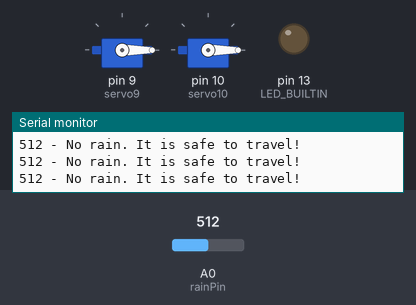
Recording of a sketch running on a simulated Arduino Uno, built with avr-gcc and run on an emulated ATmega328P. Parts: 2 × servo, output pins drawn as LEDs (lit = HIGH), the last lines printed to the serial monitor. Dashed ring = blinking. The test bench sets the inputs (shaded band); at power-on: A0 (rainPin) = 512.

Above: at 1.7 s.
1.8 s: A0 (rainPin) set to 484
At 2.4 s:
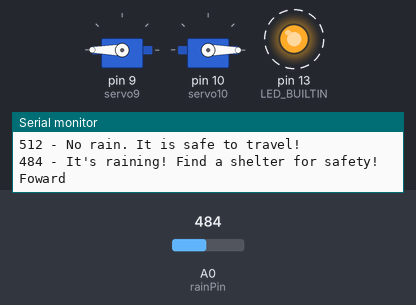
At 2.9 s:
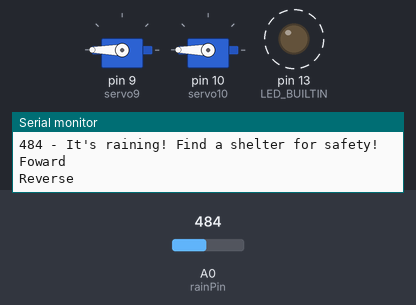
4.8 s: A0 (rainPin) set to 510
At 6.4 s:
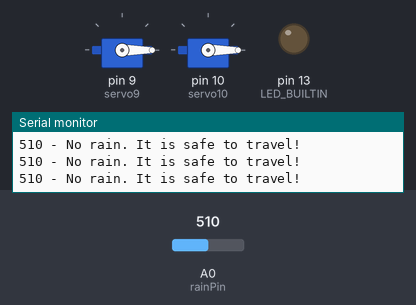
Timing chart, 0 to 7.9 s (numbered marks = the images above; inputs shaded):
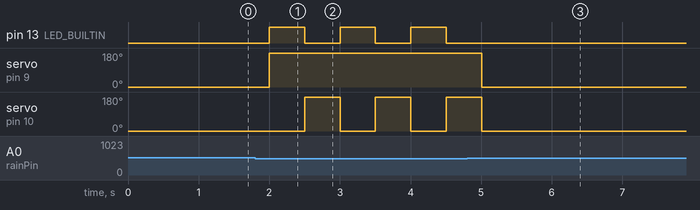

The sketch:

Rain-Sensor-with-2-Servo-Motors.ino
```cpp
#include <Servo.h>

int rainPin = A0;
int thresholdValue = 500;
Servo servo9, servo10;

void setup() {
  servo9.attach(9);
  servo10.attach(10);
  pinMode(LED_BUILTIN, OUTPUT);
  Serial.begin(9600);
  reset_motors();
}
void loop() {
  int sensorValue = analogRead(rainPin);
  Serial.print(sensorValue);

  if(sensorValue < thresholdValue){
    Serial.println(" - It's raining! Find a shelter for safety!");
    digitalWrite(LED_BUILTIN, HIGH);  // turn the LED on (HIGH is the voltage level)
    activate_rain_coat();
    activate_wiper();
  }
  else {
    Serial.println(" - No rain. It is safe to travel!");
    reset_motors();
  }
}

void reset_motors() {
  servo9.write(0);
  servo10.write(0);
  delay(500);
}

void activate_rain_coat() {
  servo9.write(180);
}

void activate_wiper() {
  servo10.write(0);
  Serial.println("Foward");
  digitalWrite(LED_BUILTIN, HIGH);  // turn the LED on (HIGH is the voltage level)
  delay(500);

  servo10.write(180);
  Serial.println("Reverse");
  digitalWrite(LED_BUILTIN, LOW);   // turn the LED off by making the voltage LOW
  delay(500);

}
```

Measured:
- the behaviour switches between 500 and 499 on A0 (rainPin) (found by bisection; images 0 and 1)
- after the input at 1.8 s, pin 13 (LED_BUILTIN): alternates HIGH for 0.50 s and LOW for 0.50 s, starting after 0.20 s; servo on pin 9 (servo9): 0° → 180° after 0.20 s; servo on pin 10 (servo10): alternates 180° for 0.50 s and 0° for 0.50 s, starting after 0.70 s
- after the input at 4.8 s, pin 13 (LED_BUILTIN): stops changing and stays LOW; servo on pin 9 (servo9): 180° → 0° after 0.21 s; servo on pin 10 (servo10): goes on until 5.0 s, then stays 0°
